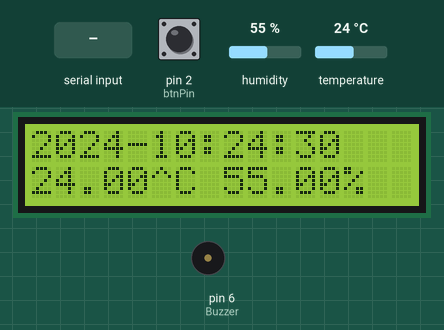
The sketch below on a simulated Arduino Uno, built with avr-gcc and run on an emulated ATmega328P. Shown: 16×2 character LCD, buzzer (waves = sounding, pin HIGH). Wiring (inferred from the names in the program): DS3231 clock at I2C address 0x68. The test bench sets the inputs (shaded band); at power-on: pin 2 (btnPin) HIGH, humidity 55 %, temperature 24 °C. The local clock reads 2024-03-15 10:24:30 at power-on unless the sketch sets it; what the sketch prints to the serial monitor is not drawn.

Above: at 0.2 s.
1.3 s: "0\n" received over the second serial link
At 3.8 s:
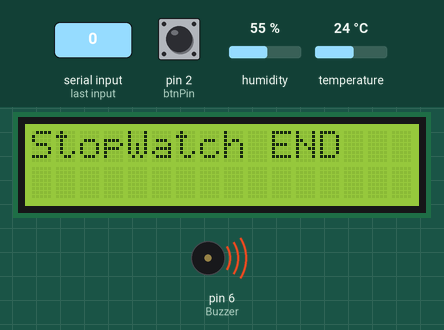
5.5 s: pin 2 (btnPin) pulled LOW for 1.3 s
At 7.2 s:
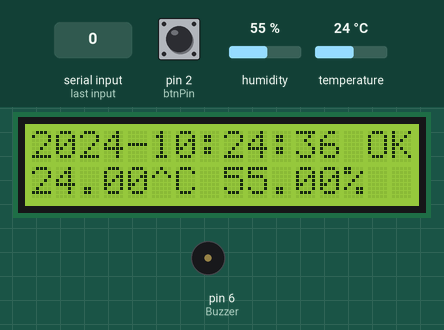
11.0 s: "5\n" received over the second serial link
15.2 s: humidity set to 22 %
At 16.5 s:
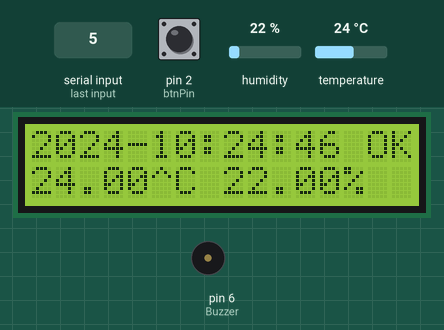
19.4 s: temperature set to 12 °C
At 20.6 s:
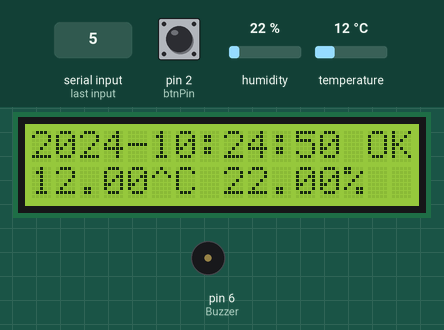
22.8 s: pin 2 (btnPin) pulled LOW for 1.3 s
At 24.2 s:
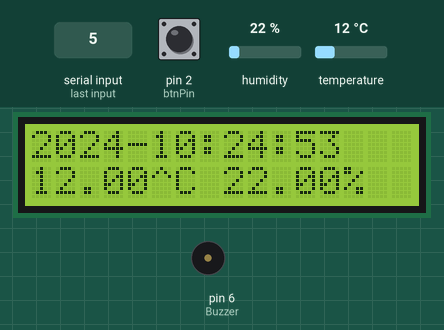
Timing chart, 0 to 25.8 s (numbered marks = the images above; inputs shaded):
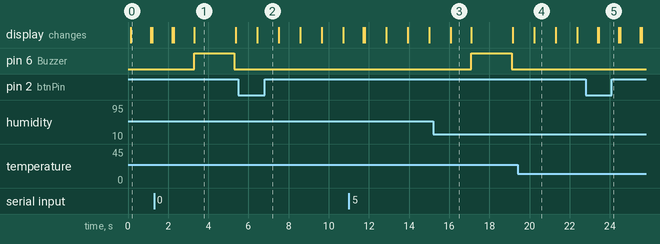

Measured:
- after the input at 1.3 s, pin 6 (Buzzer): LOW → HIGH after 2.0 s, → LOW 2.0 s later; the display: first differs from a run without the input after 2.0 s (image 1)
- after the input at 5.5 s, the display: changes after 0.94 s (image 2)
- what the display in image 0 shows lasts 1.0 s, from 0.1 s to 1.1 s
- what the display in image 1 shows lasts 2.1 s, from 3.3 s to 5.4 s
- what the display in image 4 shows lasts 1.1 s, from 20.2 s to 21.3 s

The sketch:

OSMCU.ino
```cpp
#define DS3231_I2C_ADDRESS 104
#include <dht11.h>
#define DHT11PIN 9
#include <Wire.h>
#include <LiquidCrystal_I2C.h>
#include <SoftwareSerial.h>
#include <MsTimer2.h>
#define bTx 8
#define bRx 7
#define btnPin 2
#define Buzzer 6
LiquidCrystal_I2C lcd(0x27, 16, 2);
SoftwareSerial btSerial(bRx, bTx);
String s1 = "";
String host = "http://api.thingspeak.com";
String url = "/update?api_key=";
//String key = "Input your Thingspeak_Channel_API_Key";
String key = "Input your Thingspeak_Channel_API_Key";
String field1 = "&field1=";
String field2 = "&field2=";
String field3 = "&field3=";
dht11 DHT11;
String sender = "";//ThingSpeak에 전달용 문자열
int delaytime = 0; //ThingSPeak Delay변수
int counter = 0; //스톱워치용 시간 변수
boolean interrupt = false; //버튼입력을 구분하는 변수
volatile boolean mode = false; //HW인터럽트 변수
volatile boolean countmode = false; //스톱워치 확인용 변수
boolean once = false; //시간 저장 체크용 변수
byte seconds, minutes, hours, day, date, month, year;
byte savehours, savemin; //시간 저장용 변수
void btnHandler() //HW인터럽트 함수
{
  mode= !mode;
}
//get3231Date code by http://deneb21.tistory.com/327
void get3231Date()
{
  Wire.beginTransmission(DS3231_I2C_ADDRESS);
  Wire.write(0x00);
  Wire.endTransmission();
  Wire.requestFrom(DS3231_I2C_ADDRESS, 7);
  if (Wire.available()) {
    seconds = Wire.read(); // get seconds
    minutes = Wire.read(); // get minutes
    hours   = Wire.read();   // get hours
    day     = Wire.read();
    date    = Wire.read();
    month   = Wire.read(); //temp month
    year    = Wire.read();

    seconds = (((seconds & B11110000) >> 4) * 10 + (seconds & B00001111)); // convert BCD to decimal
    minutes = (((minutes & B11110000) >> 4) * 10 + (minutes & B00001111)); // convert BCD to decimal
    hours   = (((hours & B00110000) >> 4) * 10 + (hours & B00001111)); // convert BCD to decimal (assume 24 hour mode)
    day     = (day & B00000111); // 1-7
    date    = (((date & B00110000) >> 4) * 10 + (date & B00001111)); // 1-31
    month   = (((month & B00010000) >> 4) * 10 + (month & B00001111)); //msb7 is century overflow
    year    = (((year & B11110000) >> 4) * 10 + (year & B00001111));
  }
  else
  {
    //oh noes, no data!
  }
}
void stopwatch() //SW인터럽트 함수
{
  if(counter > 0)
    counter--;
  delaytime++;
}
void setup()
{
  Wire.begin();
  Serial.begin(115200);
  btSerial.begin(9600);
  lcd.init();
  lcd.backlight();
  attachInterrupt(0, btnHandler, FALLING);
  pinMode(btnPin, INPUT);
  pinMode(Buzzer, OUTPUT);
  MsTimer2::set(1000, stopwatch);//SW인터럽트 설정
  MsTimer2::start();//시작!
}
void loop()
{
  get3231Date();
  lcd.clear();
  if(mode == false)//초기는 무조건 false 누르면 true
  {
    if(interrupt == true)
    {
      if(savehours > hours)
        hours += 24;
      if(savemin > minutes)
      {
        hours -= 1; minutes += 60;
      }
      byte caltime = (hours - savehours)*60 + (minutes-savemin);
      String sender = host + url + key + field3 + caltime;
      Serial.print(sender);//분단위로 체크 후 전송
      interrupt = false;
      once = false;
    }
  }
  else
  {
    if(interrupt == true)
    {
      lcd.setCursor(14, 0);
      lcd.print("OK");
    }
    else
    {
      //savemin = minutes;sender
      //savehours = hours;
      lcd.setCursor(14, 0);
      lcd.print("OK");
      interrupt = true;
    }
  }
  if(interrupt == true && once == false) //시간 저장용
  {
    once = true;
    savemin = minutes;
    savehours = hours;
  }
  if (counter == 0 && countmode == false) //스톱워치 설정용
  {
    while (btSerial.available())
    {
      char myChar = (char)btSerial.read();
      s1 += myChar;;
      delay(5);
    }
    if (!s1.equals(""))
    {
      counter = s1.toInt();
      countmode = true;
      s1 = "";
    }
  }
  else if (counter == 0 && countmode == true)
  {
    btSerial.println(9999); countmode = false;
    digitalWrite(Buzzer, HIGH);
    lcd.setCursor(0, 0);
    lcd.print("StopWatch END");
    delay(2000);
    digitalWrite(Buzzer, LOW);
  }
  int chk = DHT11.read(DHT11PIN);
  //btSerial.print("습도 :");
  String timer = "20" + (String)year + "-" + hours + ":" + minutes + ":" + seconds;
  float tem, h;
  tem = (float)DHT11.temperature;
  h = (float)DHT11.humidity;
  btSerial.print(tem, 2);
  btSerial.print("\n");
  btSerial.print("\n");
  btSerial.print(h, 2);
  lcd.setCursor(0, 0);
  lcd.print(timer);
  lcd.setCursor(0, 1);
  String output = (String)tem + "^C " + (String)h + "%";
  lcd.print(output);
  if (delaytime == 15)
  {
    sender = host + url + key + field1 + tem + field2 + h;
    Serial.print(sender);
    delaytime = 0;
  }
  delay(1000);
}
```
